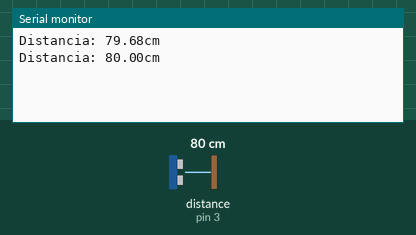
The sketch below on a simulated Arduino Uno, built with avr-gcc and run on an emulated ATmega328P. Parts: the last lines printed to the serial monitor. Wiring (inferred from the names in the program): ultrasonic range finder: trigger pin 2; echo pin 3. Inputs (shaded band) come from the test bench; at power-on: distance to the obstacle (sensor on pin 3) 80 cm. The echo pulse lasts 58.3 µs per cm.

Above: at 1.8 s.
1.9 s: distance to the obstacle (sensor on pin 3) set to 2 cm
At 2.7 s:
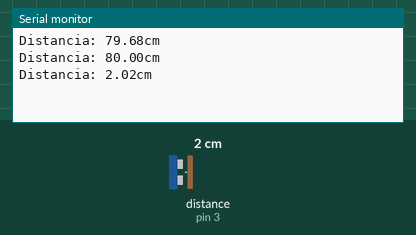
3.4 s: distance to the obstacle (sensor on pin 3) set to 4 cm
At 4.3 s:
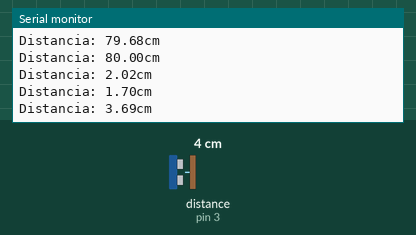
Timing chart, 0 to 6.4 s (numbered marks = the images above; inputs shaded):
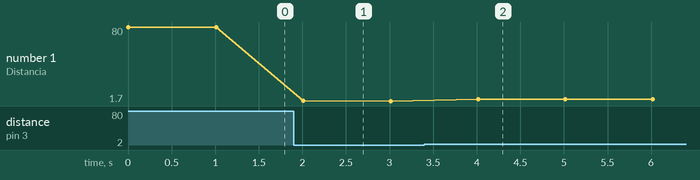

The sketch:

distancia.ino
```cpp
const int pinTrigger = 2;  //Variable que contiene el número del pin al cual conectamos la señal "trigger"
const int pinEcho = 3;   //Variable que contiene el número del pin al cual conectamos la señal "echo"

void setup() {
  Serial.begin(9600);//Configuramos la comunicación serial
  pinMode(pinTrigger, OUTPUT); //Configuramoms el pin de "trigger" como salida
  pinMode(pinEcho, INPUT);  //Configuramoms el pin de "echo" como entrada
  digitalWrite(pinTrigger, LOW);//Ponemos en voltaje bajo(0V) el pin de "trigger"
}

void loop()
{

  unsigned long t; //Variable de tipo unsigned long que contendrá el tiempo que le toma a la señal ir y regresar
  float d; //Variable de tipo float que contendrá la distancia en cm

  digitalWrite(pinTrigger, HIGH);//Ponemos en voltaje alto(5V) el pin de "trigger"
  delayMicroseconds(10);//Esperamos en esta línea para conseguir un pulso de 10us
  digitalWrite(pinTrigger, LOW);//Ponemos en voltaje bajo(0V) el pin de "trigger"

  t = pulseIn(pinEcho, HIGH);         //Utilizamos la función  pulseIn() para medir el tiempo del pulso/echo
  d = t * 0.000001 * 34300.0 / 2.0; //Obtenemos la distancia considerando que la señal recorre dos veces la distancia a medir y que la velocidad del sonido es 343m/s

  Serial.print("Distancia: ");
  Serial.print(d);
  Serial.print("cm");
  Serial.println();
  delay(1000);          //Nos mantenemos en esta línea durante 100ms antes de terminar el loop
}
```

Measured:
- after the input at 1.9 s, the serial monitor: prints a new line after 0.11 s (image 1)
- after the input at 3.4 s, the serial monitor: prints a new line after 0.61 s (image 2)
- plotted number 1: 80 → 1.7 after the input at 1.9 s, 1.7 → 3.69 after the input at 3.4 s
